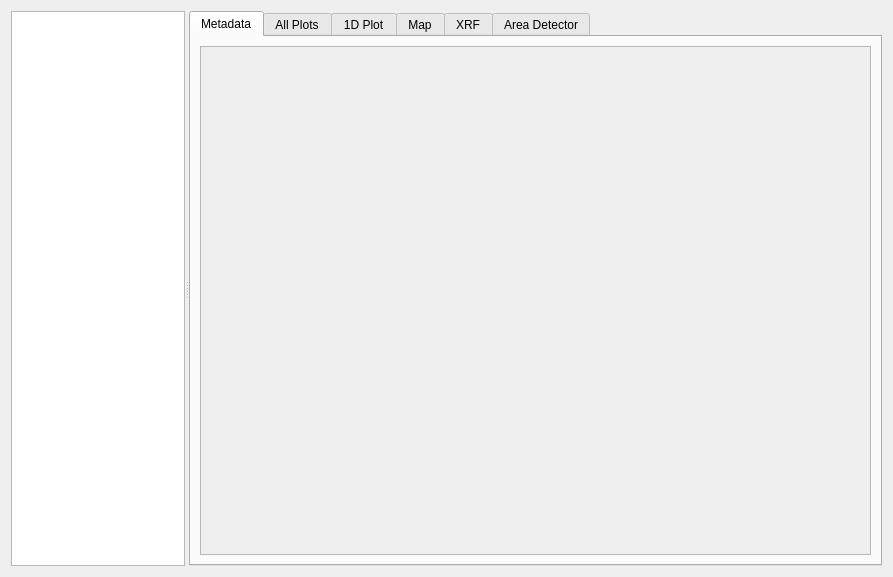
<?xml version="1.0" encoding="UTF-8"?>
<ui version="4.0">
 <class>Form</class>
 <widget class="QWidget" name="Form">
  <property name="geometry">
   <rect>
    <x>0</x>
    <y>0</y>
    <width>893</width>
    <height>577</height>
   </rect>
  </property>
  <property name="windowTitle">
   <string>Form</string>
  </property>
  <layout class="QHBoxLayout" name="horizontalLayout">
   <item>
    <widget class="QSplitter" name="splitter">
     <property name="orientation">
      <enum>Qt::Horizontal</enum>
     </property>
     <property name="childrenCollapsible">
      <bool>true</bool>
     </property>
     <widget class="QListView" name="listView">
      <property name="sizePolicy">
       <sizepolicy hsizetype="Preferred" vsizetype="Expanding">
        <horstretch>1</horstretch>
        <verstretch>0</verstretch>
       </sizepolicy>
      </property>
      <property name="maximumSize">
       <size>
        <width>16777215</width>
        <height>16777215</height>
       </size>
      </property>
      <property name="baseSize">
       <size>
        <width>100</width>
        <height>0</height>
       </size>
      </property>
     </widget>
     <widget class="QTabWidget" name="tabWidget">
      <property name="sizePolicy">
       <sizepolicy hsizetype="Expanding" vsizetype="Expanding">
        <horstretch>5</horstretch>
        <verstretch>0</verstretch>
       </sizepolicy>
      </property>
      <property name="currentIndex">
       <number>0</number>
      </property>
      <widget class="QWidget" name="tab">
       <attribute name="title">
        <string>Metadata</string>
       </attribute>
       <layout class="QVBoxLayout" name="verticalLayout">
        <item>
         <widget class="QScrollArea" name="scrollArea">
          <property name="widgetResizable">
           <bool>true</bool>
          </property>
          <widget class="QWidget" name="scrollAreaWidgetContents">
           <property name="geometry">
            <rect>
             <x>0</x>
             <y>0</y>
             <width>366</width>
             <height>515</height>
            </rect>
           </property>
          </widget>
         </widget>
        </item>
       </layout>
      </widget>
      <widget class="QWidget" name="tab_3">
       <attribute name="title">
        <string>All Plots</string>
       </attribute>
      </widget>
      <widget class="QWidget" name="tab_2">
       <attribute name="title">
        <string>1D Plot</string>
       </attribute>
      </widget>
      <widget class="QWidget" name="tab_4">
       <attribute name="title">
        <string>Map</string>
       </attribute>
      </widget>
      <widget class="QWidget" name="tab_6">
       <attribute name="title">
        <string>XRF</string>
       </attribute>
      </widget>
      <widget class="QWidget" name="tab_5">
       <attribute name="title">
        <string>Area Detector</string>
       </attribute>
      </widget>
     </widget>
    </widget>
   </item>
  </layout>
 </widget>
 <resources/>
 <connections/>
</ui>
